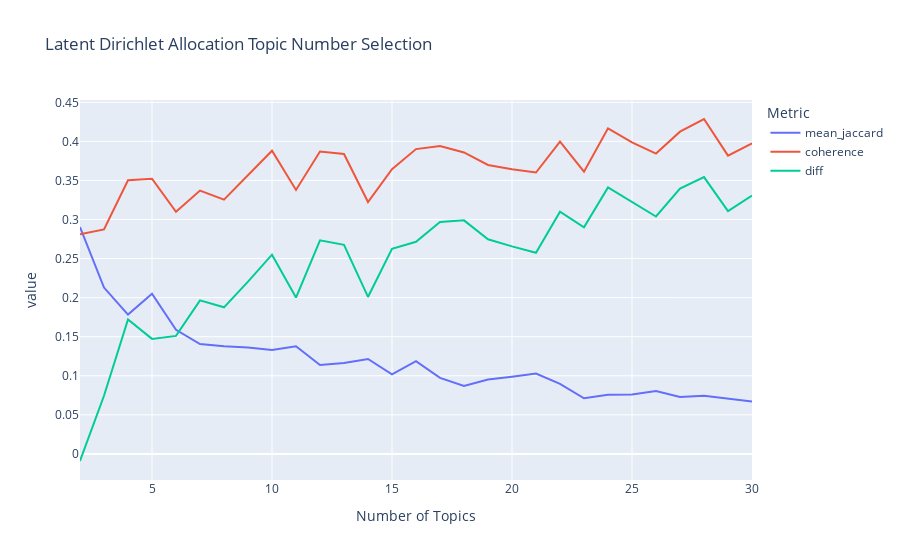

Write notebook code for a chart like this one.
### Code cell
with open('../model/measures.pkl', mode='rb') as file:
    measures = pickle.load(file)
    
measures_df = pd.DataFrame(measures)
measures_df['diff'] = measures_df['coherence'] - measures_df['mean_jaccard']
px.line(
    data_frame = measures_df,
    x = 'n',
    y = ['mean_jaccard', 'coherence', 'diff'],
    title = 'latent dirichlet allocation topic number selection'.title(),
    labels = {
        'n': 'Number of Topics',
        'variable': 'Metric'
    }
)

### Figure 1 — Plotly figure (JSON) as saved in the notebook; plotly's stock layout.template omitted (floating-point values rounded to 4 significant figures)
{"data": [{"hovertemplate": "Metric=mean_jaccard<br>Number of Topics=%{x}<br>value=%{y}<extra></extra>", "legendgroup": "mean_jaccard", "line": {"color": "#636efa", "dash": "solid"}, "mode": "lines", "name": "mean_jaccard", "orientation": "v", "showlegend": true, "type": "scatter", "x": [2, 3, 4, 5, 6, 7, 8, 9, 10, 11, 12, 13, 14, 15, 16, 17, 18, 19, 20, 21, 22, 23, 24, 25, 26, 27, 28, 29, 30], "xaxis": "x", "y": [0.2903, 0.2129, 0.1783, 0.2049, 0.1588, 0.1406, 0.1379, 0.136, 0.133, 0.1377, 0.1137, 0.1162, 0.1215, 0.1019, 0.1187, 0.09722, 0.08694, 0.09512, 0.0987, 0.1027, 0.08969, 0.0711, 0.07573, 0.07589, 0.08056, 0.0727, 0.07432, 0.07094, 0.06702], "yaxis": "y"}, {"hovertemplate": "Metric=coherence<br>Number of Topics=%{x}<br>value=%{y}<extra></extra>", "legendgroup": "coherence", "line": {"color": "#EF553B", "dash": "solid"}, "mode": "lines", "name": "coherence", "orientation": "v", "showlegend": true, "type": "scatter", "x": [2, 3, 4, 5, 6, 7, 8, 9, 10, 11, 12, 13, 14, 15, 16, 17, 18, 19, 20, 21, 22, 23, 24, 25, 26, 27, 28, 29, 30], "xaxis": "x", "y": [0.2812, 0.2872, 0.3502, 0.3521, 0.3098, 0.337, 0.3255, 0.3566, 0.388, 0.3378, 0.387, 0.3838, 0.3223, 0.3643, 0.3901, 0.3939, 0.3858, 0.3698, 0.3643, 0.3602, 0.3996, 0.3612, 0.4167, 0.3988, 0.3844, 0.4124, 0.4286, 0.3817, 0.3975], "yaxis": "y"}, {"hovertemplate": "Metric=diff<br>Number of Topics=%{x}<br>value=%{y}<extra></extra>", "legendgroup": "diff", "line": {"color": "#00cc96", "dash": "solid"}, "mode": "lines", "name": "diff", "orientation": "v", "showlegend": true, "type": "scatter", "x": [2, 3, 4, 5, 6, 7, 8, 9, 10, 11, 12, 13, 14, 15, 16, 17, 18, 19, 20, 21, 22, 23, 24, 25, 26, 27, 28, 29, 30], "xaxis": "x", "y": [-0.009105, 0.07438, 0.1719, 0.1472, 0.151, 0.1964, 0.1876, 0.2206, 0.255, 0.2001, 0.2733, 0.2676, 0.2009, 0.2625, 0.2714, 0.2967, 0.2989, 0.2747, 0.2656, 0.2574, 0.3099, 0.2901, 0.341, 0.3229, 0.3038, 0.3397, 0.3543, 0.3107, 0.3305], "yaxis": "y"}], "layout": {"legend": {"title": {"text": "Metric"}, "tracegroupgap": 0}, "title": {"text": "Latent Dirichlet Allocation Topic Number Selection"}, "xaxis": {"anchor": "y", "domain": [0, 1], "title": {"text": "Number of Topics"}}, "yaxis": {"anchor": "x", "domain": [0, 1], "title": {"text": "value"}}}}
